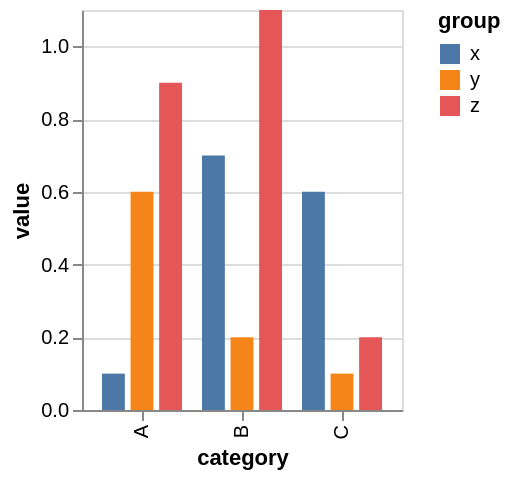

Vega-Lite specification stored for this chart:
### Vega specification from a JSON file in a GitHub repository (floating-point values rounded to 4 significant figures)
{"$schema": "https://vega.github.io/schema/vega/v5.json", "background": "white", "padding": 5, "height": 200, "style": "cell", "data": [{"name": "source_0", "values": [{"category": "A", "group": "x", "value": 0.1}, {"category": "A", "group": "y", "value": 0.6}, {"category": "A", "group": "z", "value": 0.9}, {"category": "B", "group": "x", "value": 0.7}, {"category": "B", "group": "y", "value": 0.2}, {"category": "B", "group": "z", "value": 1.1}, {"category": "C", "group": "x", "value": 0.6}, {"category": "C", "group": "y", "value": 0.1}, {"category": "C", "group": "z", "value": 0.2}]}, {"name": "data_0", "source": "source_0", "transform": [{"type": "stack", "groupby": ["category", "group"], "field": "value", "sort": {"field": [], "order": []}, "as": ["value_start", "value_end"], "offset": "zero"}, {"type": "filter", "expr": "isValid(datum[\"value\"]) && isFinite(+datum[\"value\"])"}]}], "signals": [{"name": "x_step", "value": 50}, {"name": "width", "update": "bandspace(domain('x').length, 0.2, 0.2) * x_step"}], "marks": [{"name": "marks", "type": "rect", "style": ["bar"], "from": {"data": "data_0"}, "encode": {"update": {"fill": {"scale": "color", "field": "group"}, "ariaRoleDescription": {"value": "bar"}, "description": {"signal": "\"category: \" + (isValid(datum[\"category\"]) ? datum[\"category\"] : \"\"+datum[\"category\"]) + \"; value: \" + (format(datum[\"value\"], \"\")) + \"; group: \" + (isValid(datum[\"group\"]) ? datum[\"group\"] : \"\"+datum[\"group\"])"}, "x": {"scale": "x", "field": "category", "offset": {"scale": "xOffset", "field": "group"}}, "width": {"scale": "xOffset", "band": 1}, "y": {"scale": "y", "field": "value_end"}, "y2": {"scale": "y", "field": "value_start"}}}}], "scales": [{"name": "x", "type": "band", "domain": {"data": "data_0", "field": "category", "sort": true}, "range": {"step": {"signal": "x_step"}}, "padding": 0.2}, {"name": "y", "type": "linear", "domain": {"data": "data_0", "fields": ["value_start", "value_end"]}, "range": [{"signal": "height"}, 0], "nice": true, "zero": true}, {"name": "xOffset", "type": "band", "domain": {"data": "data_0", "field": "group", "sort": true}, "range": [0, {"signal": "bandwidth('x')"}], "paddingInner": 0.2}, {"name": "color", "type": "ordinal", "domain": {"data": "data_0", "field": "group", "sort": true}, "range": "category"}], "axes": [{"scale": "y", "orient": "left", "gridScale": "x", "grid": true, "tickCount": {"signal": "ceil(height/40)"}, "domain": false, "labels": false, "aria": false, "maxExtent": 0, "minExtent": 0, "ticks": false, "zindex": 0}, {"scale": "x", "orient": "bottom", "grid": false, "title": "category", "labelAlign": "right", "labelAngle": 270, "labelBaseline": "middle", "zindex": 0}, {"scale": "y", "orient": "left", "grid": false, "title": "value", "labelOverlap": true, "tickCount": {"signal": "ceil(height/40)"}, "zindex": 0}], "legends": [{"fill": "color", "symbolType": "square", "title": "group"}]}
